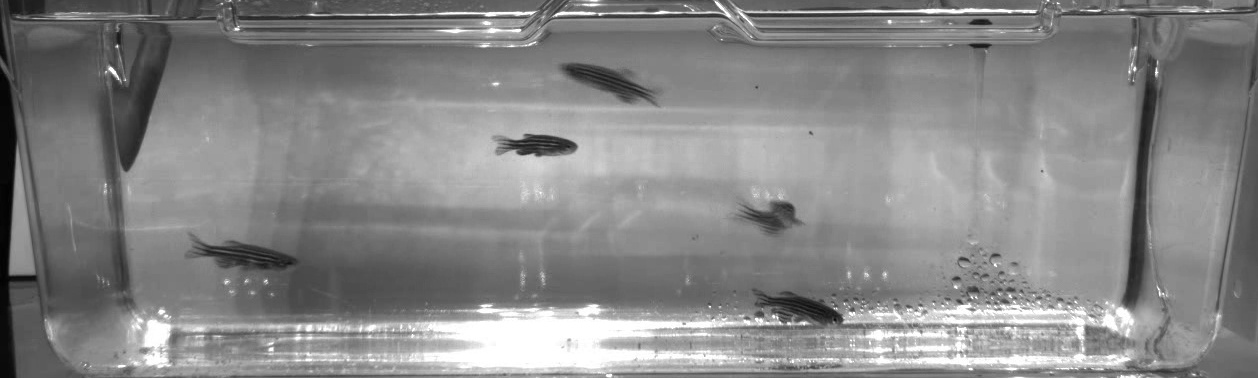
#> input picture detection_env/new_cropped_frames/cropped_frame_114.jpg, 1258 x 378 px; its folder holds 4 pictures in this run
$ python detectFish.py
#> lines starting #> are read from the running program, lines starting #| are printed output that depends on the picture
import cv2
import numpy as np
import os

input_folder = './new_cropped_frames/'

image_files = sorted([f for f in os.listdir(input_folder) if f.endswith('.jpg')])


image = cv2.imread(f"./new_cropped_frames/{image_files[1]}", cv2.IMREAD_GRAYSCALE)
#> image is the input picture: shape (378, 1258); min 1, max 255, mean 134.5


blurred_image = cv2.GaussianBlur(image, (3, 3), 0)

def update_edges(*args):
    min_thresh = cv2.getTrackbarPos('minThres', 'canny')
    max_thresh = cv2.getTrackbarPos('maxThres', 'canny')
    edges = cv2.Canny(blurred_image, min_thresh, max_thresh)
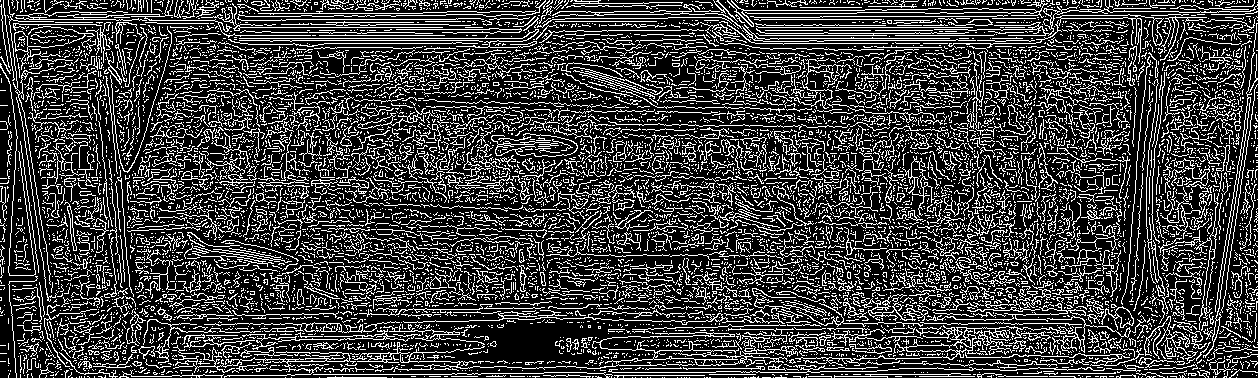
#> edges: shape (378, 1258); 24.7% white in thin lines or dots
    cv2.imshow('canny', edges)

cv2.namedWindow('canny')

cv2.createTrackbar('minThres', 'canny', 0, 255, update_edges)
cv2.createTrackbar('maxThres', 'canny', 0, 255, update_edges)

update_edges()
cv2.waitKey(0)
cv2.destroyAllWindows()
